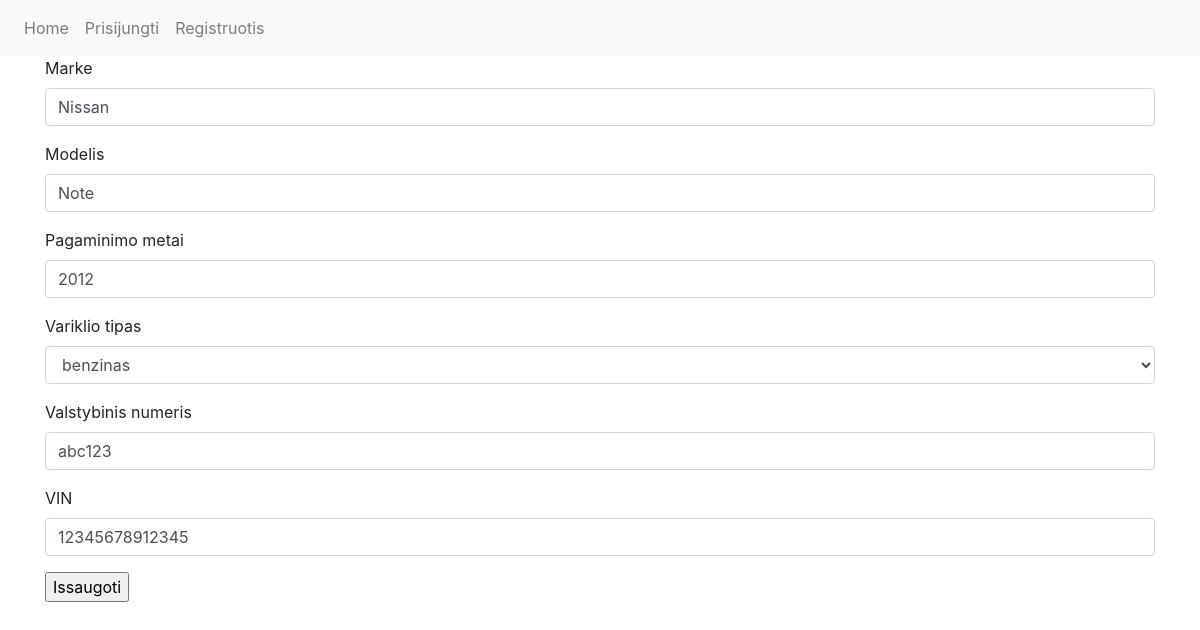
/edit_car/1, run on an earlier commit of the app's database.
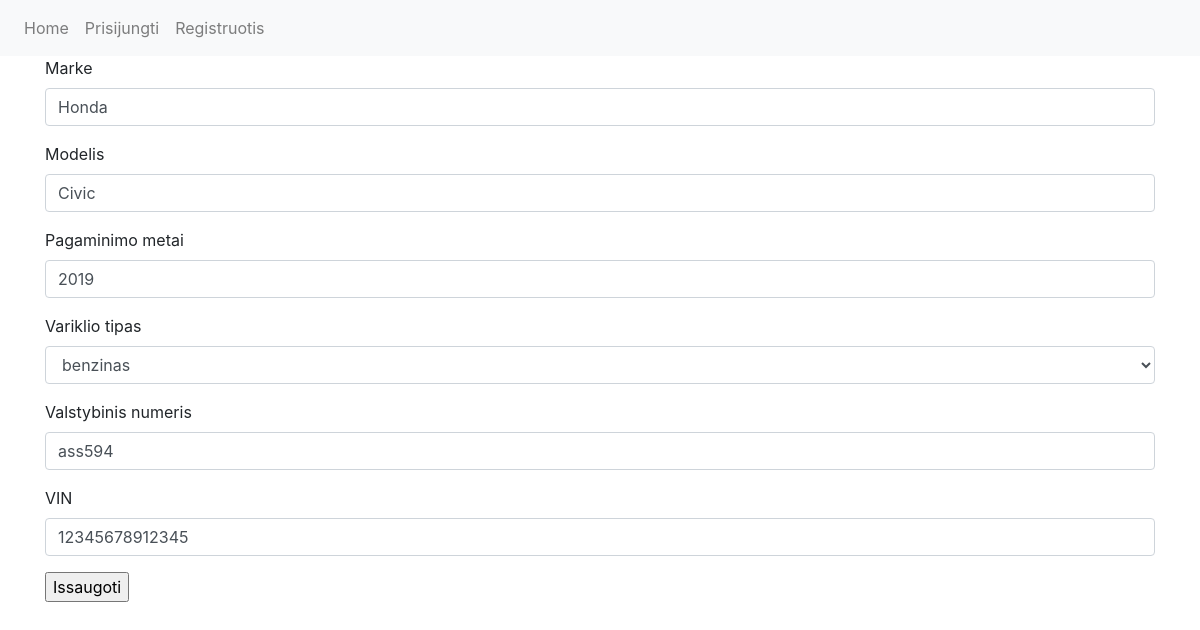
And on a later commit of the database.
### autoservisas/models.py (models this page shows, shortened)
class Car(db.Model):
    id = db.Column(db.Integer, primary_key=True)
    make = db.Column(db.String(50), nullable=False)
    model = db.Column(db.String(50), nullable=False)
    year = db.Column(db.Integer(), nullable=False)
    engine = db.Column(db.String(50), nullable=False)
    registration = db.Column(db.String(6), unique=True, nullable=False)
    vin = db.Column(db.String(17), unique=True, nullable=False)
    user_id = db.Column(db.Integer, db.ForeignKey('user.id'))
    vartotojas = db.relationship("User")

### autoservisas/routes.py (the view, shortened to what this page needs)
@app.route("/edit_car/<int:id>", methods=["GET", "POST"])
def edit_car(id):
    form = forms.CarForm()
    try:
        car = Car.query.get(id)
    except:
        return redirect(url_for('cars'))
    return render_template("car_form.html", form=form, car=car)

### autoservisas/forms.py
class CarForm(FlaskForm):
    make = StringField('Marke', [DataRequired()])
    model = StringField('Modelis', [DataRequired()])
    year = IntegerField('Pagaminimo metai', [DataRequired(), NumberRange(
        min=1908, max=2023, message='neteisingai ivesti pagaminimo metai')])
    engine = SelectField('Variklio tipas', [DataRequired()], choices=[
                         'benzinas', 'dyzelis', 'benzinas/dujos', 'benzinas/elektra', 'elektra'])
    registration = StringField('Valstybinis numeris', [DataRequired(), Length(
        min=1, max=6, message='netinkamas simboliu skaicius')])
    vin = StringField('VIN', [DataRequired(), Length(
        min=11, max=17, message='netinkamas simboliu skaicius')])
    submit = SubmitField('Issaugoti')

### autoservisas/templates/car_form.html (shortened to what this page needs)
{% extends 'base.html' %} {% block content %}
<form method="post" action="#">
  <div class="form-group">
    {{form.make.label(class="form-control-label")}} {% if car %}
    {{form.make(class="form-control", value=car.make)}} {% else %}
    {{form.make(class="form-control")}} {% endif %}
  </div>
  <div class="form-group">
    {{form.model.label(class="form-control-label")}} {% if car %}
    {{form.model(class="form-control", value=car.model)}} {% else %}
    {{form.model(class="form-control")}} {% endif %}
  </div>
  <div class="form-group">
    {{form.year.label(class="form-control-label")}} {% if car %}
    {{form.year(class="form-control", value=car.year)}} {% else %}
    {{form.year(class="form-control")}} {% endif %}
  </div>
  <div class="form-group">
    {{form.engine.label(class="form-control-label")}} {% if car %}
    {{form.engine(class="form-control", value=car.engine)}} {% else %}
    {{form.engine(class="form-control")}} {% endif %}
  </div>
  <div class="form-group">
    {{form.registration.label(class="form-control-label")}} {% if car %}
    {{form.registration(class="form-control", value=car.registration)}} {% else
    %} {{form.registration(class="form-control")}} {% endif %}
  </div>
  <div class="form-group">
    {{form.vin.label(class="form-control-label")}} {% if car %}
    {{form.vin(class="form-control", value=car.vin)}} {% else %}
    {{form.vin(class="form-control")}} {% endif %}
  </div>
  {{form.submit()}}
</form>
{% endblock content %}

What changed in the data, as far as the page shows it:
changed Car "benzinas": make "Nissan" → "Honda"; model "Note" → "Civic"; year "2012" → "2019"; registration "abc123" → "ass594"
